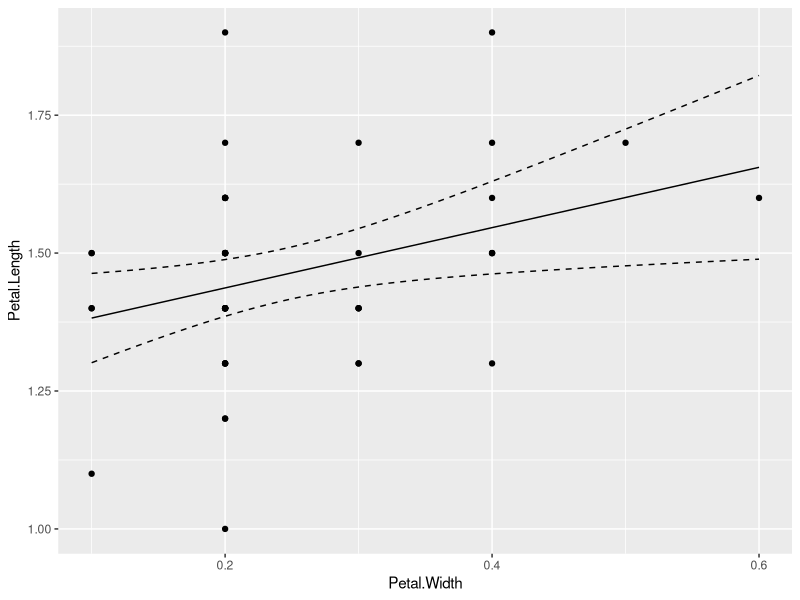
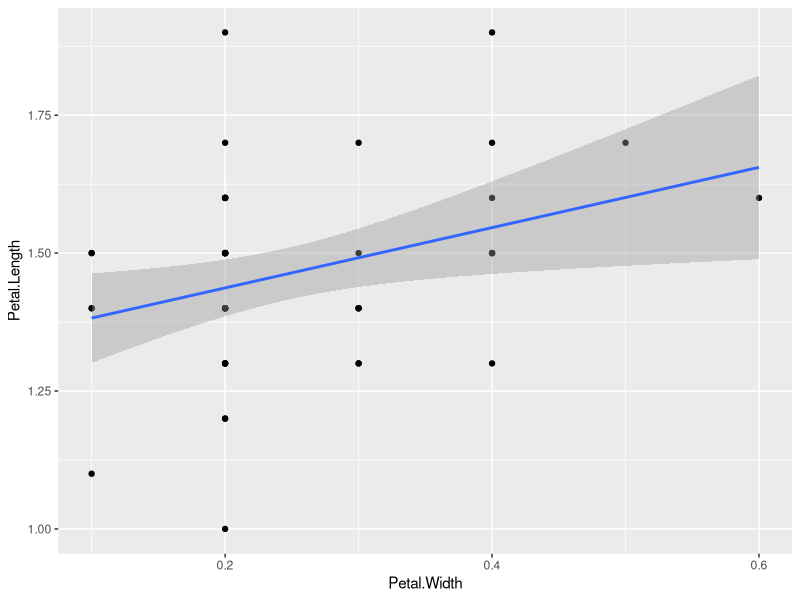
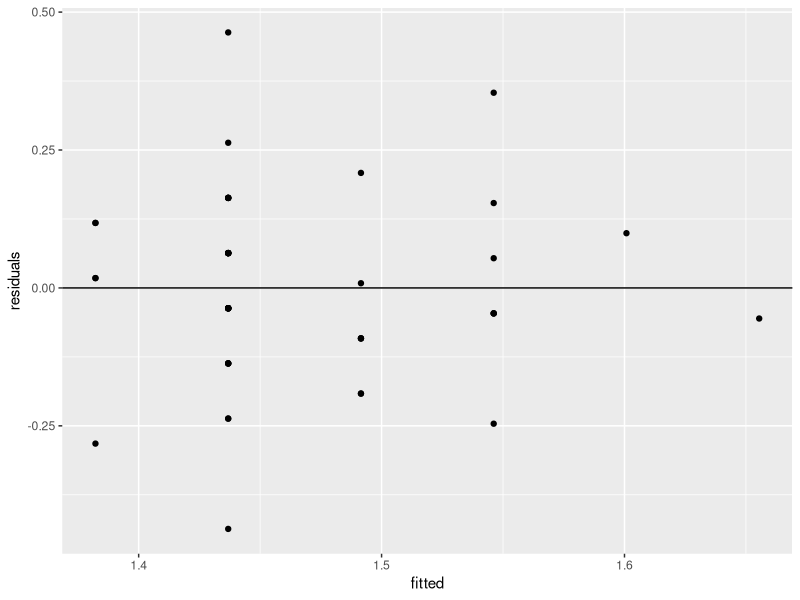
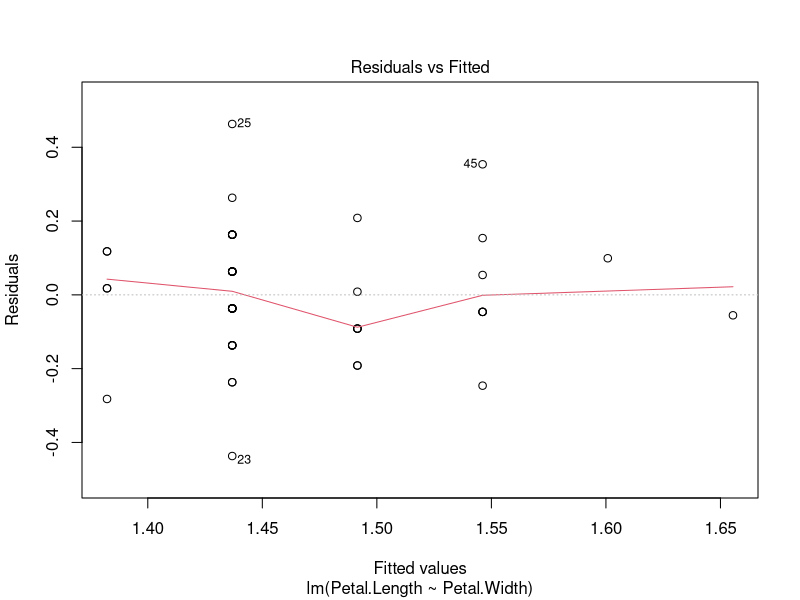
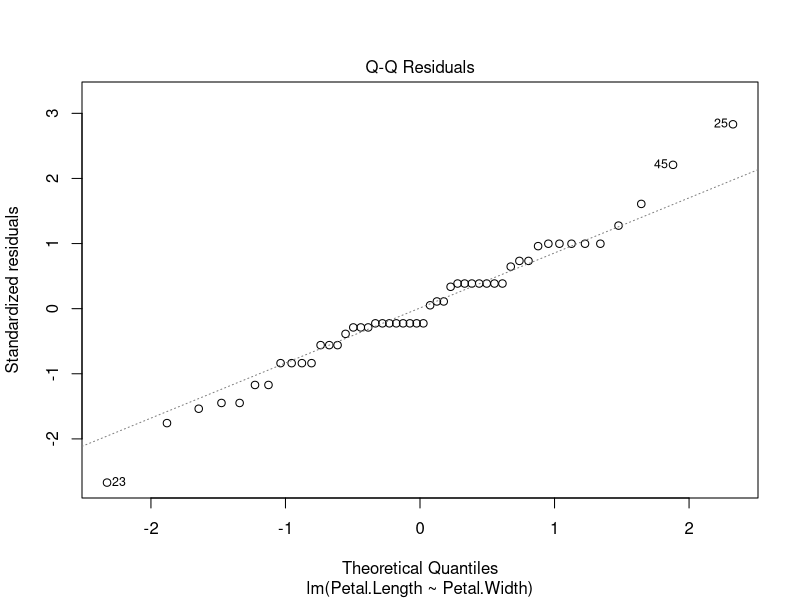
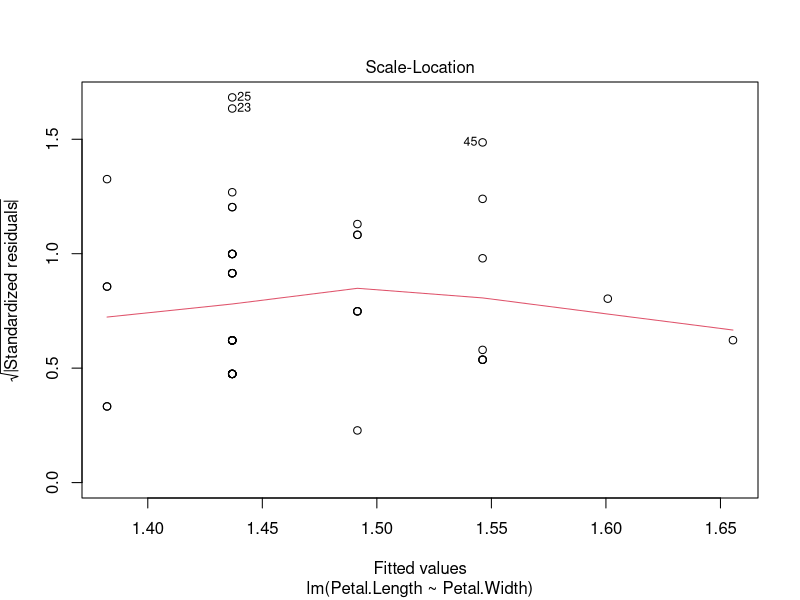
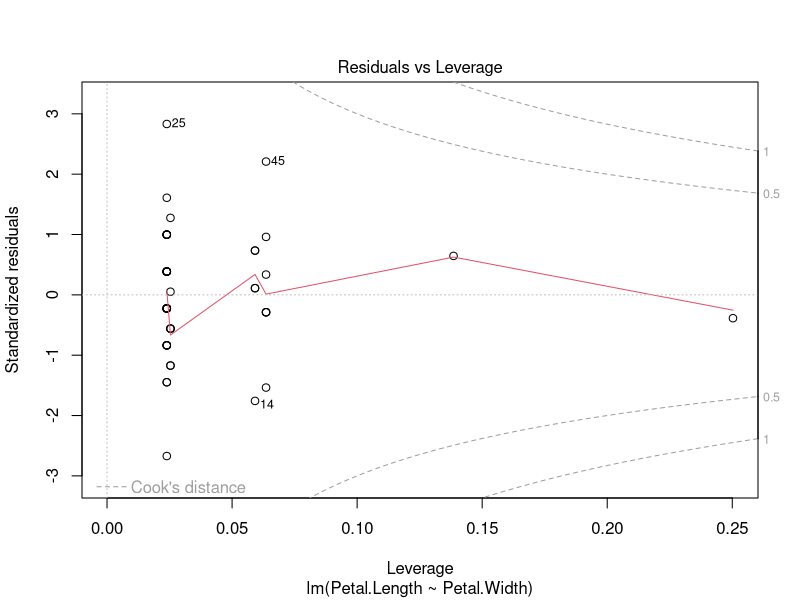
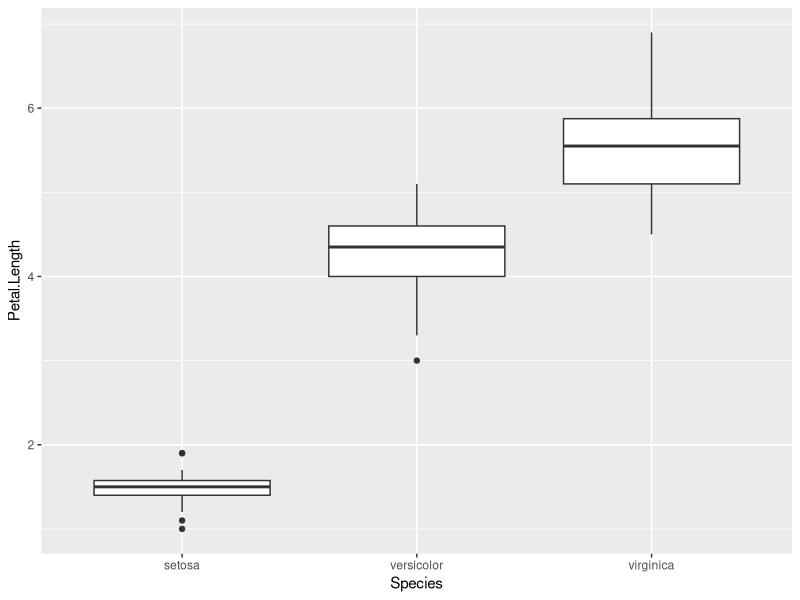

Source code (R) for these figures, in order:
## ---- chunk 1
require(ggplot2)
require(dplyr)
## ---- chunk 2
# Simulate some data with a normal distribution, a mean of 0, and sd of 1.
data <- rnorm(100)
mean(data)
t.test(data, mu=0)
## Unsurprisingly, not significant.
## ---- chunk 3
dat <- iris
require(dplyr)
setosa.virginica <- filter(dat, Species != "versicolor")
summary(setosa.virginica)
setosa.virginica <- droplevels(setosa.virginica)
## ---- chunk 4
t.test(Sepal.Length ~ Species, data=setosa.virginica)
## ---- chunk 5
setosa.dat <- filter(dat, Species == "setosa")
petal.reg <- lm(Petal.Length ~ Petal.Width, data=setosa.dat)
summary(petal.reg)
## ---- chunk 6
p <- ggplot(setosa.dat, aes(x = Petal.Width, y = Petal.Length)) + geom_point()

dummy <- data.frame(Petal.Width = seq(from = min(setosa.dat$Petal.Width), 
                                     to = max(setosa.dat$Petal.Width), 
                                     length.out = 100))
                   
pred <- predict(petal.reg, newdata=dummy, interval = "conf")

dummy <- cbind(dummy, pred)

p + geom_line(data = dummy, aes(y = fit)) + 
  geom_line(data = dummy, aes(y = lwr), linetype = 'dashed') + 
  geom_line(data = dummy, aes(y = upr), linetype = 'dashed')

## ---- chunk 7
p + geom_smooth(method="lm")
## ---- chunk 8
fitted <- fitted(petal.reg)
residuals <- resid(petal.reg)

ggplot(data=NULL, aes(x = fitted, y = residuals)) + geom_point() + 
  geom_hline(yintercept = 0)
## ---- chunk 9
plot(petal.reg)
## ---- chunk 10
petal_length.aov <- lm(Petal.Length ~ Species, data=dat)
summary(petal_length.aov)
anova(petal_length.aov)
## ---- chunk 11
ggplot(data = dat, aes(x = Species, y = Petal.Length)) + geom_boxplot()
ggplot(data = dat, aes(x = Species, y = Petal.Length)) + geom_point()
ggplot(data = dat, aes(x = Species, y = Petal.Length)) + geom_jitter()

## ---- chunk 12
fitted <- fitted(petal_length.aov)
residuals <- resid(petal_length.aov)

ggplot(data=NULL, aes(x = fitted, y = residuals)) + geom_point() + 
  geom_hline(yintercept = 0)
## ---- chunk 13
## Generate a sequence of elevations
elev <- seq(100, 1000, by=10)

# Generate a vector of probabilities the same length as `elev` with increasing 
# probabilities
probs <- 0:length(elev) / length(elev)

## Generate a sequence of 0's and 1's
pres <- rbinom(length(elev), 1, prob=probs)

## combine into a data frame and remove consituent parts
elev_pres.data <- data.frame(elev, pres)
rm(elev, pres)

## Plot the data
ggplot(elev_pres.data, aes(x = elev, y = pres)) + geom_point()
## ---- chunk 14
lr1 <- glm(pres ~ elev, data=elev_pres.data, family=binomial)
summary(lr1)
## ---- chunk 15
ggplot(elev_pres.data, aes(x = elev, y = pres)) + 
  geom_point() + 
  geom_line(aes(y = predict(lr1, type="response")))

## ---- chunk 16
mod1 <- lm(Sepal.Length ~ Sepal.Width * Species, data=iris)
mod2 <- lm(Sepal.Length ~ Sepal.Width + Species, data=iris) # ANCOVA
mod3 <- lm(Sepal.Length ~ Sepal.Width, data=iris)
mod4 <- lm(Sepal.Length ~ Species, data=iris)

AIC(mod1, mod2, mod3, mod4)
## ---- chunk 17
ggplot(iris, aes(x=Sepal.Width, y=Sepal.Length, colour=Species, group=Species)) + 
  geom_point() + 
  geom_smooth(method="lm", formula = y ~ x)
